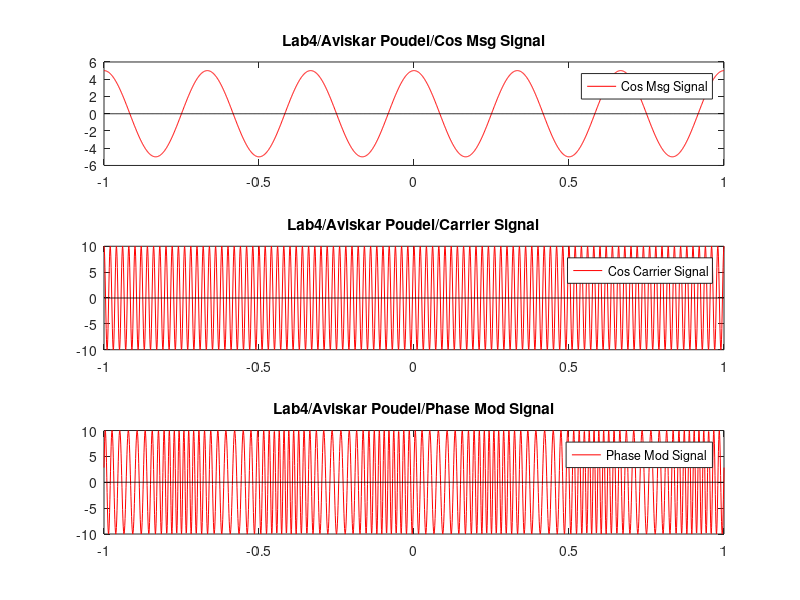

Write the MATLAB code that produced this figure.
am = 5;
fm = 3;
t = -1:0.001:1;

msg = am*cos(2*pi*fm*t);  

subplot(3,1,1)
plot(t, msg, '-red')
hold on
plot(t, zeros(size(t)), '-black')
title('Lab4/Aviskar Poudel/Cos Msg Signal')
legend('Cos Msg Signal')

ac = 10;
fc = 50;

carrier = ac*cos(2*pi*fc*t);

subplot(3,1,2)
plot(t, carrier, '-red')
hold on
plot(t, zeros(size(t)), '-black')
title('Lab4/Aviskar Poudel/Carrier Signal')
legend('Cos Carrier Signal')

kp = 1; 
beta = kp * am;  

PM = ac*cos(2*pi*fc*t + beta*cos(2*pi*fm*t));

subplot(3,1,3)
plot(t, PM, '-red')
hold on
plot(t, zeros(size(t)), '-black')
title('Lab4/Aviskar Poudel/Phase Mod Signal')
legend('Phase Mod Signal')
